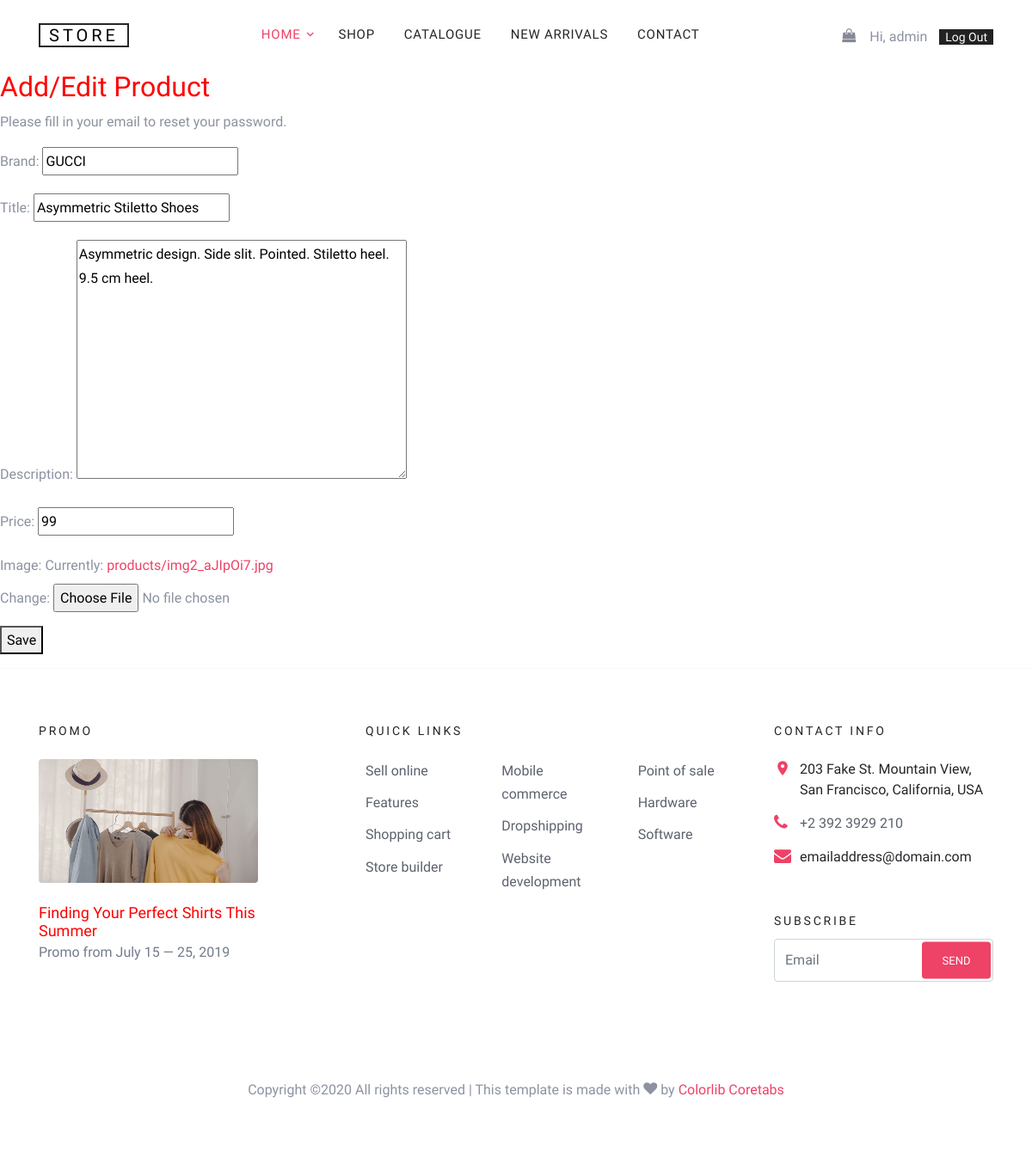
The app's page /products/edit/2/ (signed in) with its own data.
### products/models.py (models this page shows, shortened)
class Product(models.Model):
    brand = models.CharField(max_length=100)
    title = models.CharField(max_length=100)
    description = models.TextField(max_length=500, blank=True, null=True)
    price = models.PositiveIntegerField()
    image = models.ImageField(upload_to='products/', null=True)
    created_date = models.DateTimeField(default=now, editable=False)

### products/views.py (the view)
# urls.py: path('products/edit/<int:pk>/', product_edit, name='product_edit'),
def product_edit(request, pk):
    if request.user.is_authenticated and request.user.is_superuser:
        product = get_object_or_404(Product, pk=pk)
        if request.method == 'POST':
            form = AddProductForm(request.POST, request.FILES, instance=product)
            if form.is_valid():
                form.save()
                return render(request, 'products/product-add-successful.html')
        else:
            form = AddProductForm(instance=product)
        return render(request, 'products/product-add.html', {'form': form})
    else:
        return redirect('products_list')

### products/forms.py
class AddProductForm(ModelForm):
    class Meta:
        model = Product
        fields = ('brand', 'title', 'description', 'price', 'image')

### templates/products/product-add.html (shortened to what this page needs)
{% extends "base.html" %}
{% block content %}
<section class="form-section">
    <h2 class="section-headline">Add/Edit Product</h2>
    <p class="section-description">
        Please fill in your email to reset your password.
    </p>
    <div class="form">
        <form action="" method="post" enctype="multipart/form-data">
            {{ form.as_p }}
            <p>
                <button type="submit">Save</button>
            </p>
        </form>
    </div>
</section>
{% endblock %}

### templates/base.html (shortened to what this page needs)
{% load static %}
<!DOCTYPE html>
<html lang="en">
<head>
    <link rel="stylesheet" href="{% static 'fonts/icomoon/style.css' %}">
    <link rel="stylesheet" href="{% static 'css/bootstrap.min.css' %}">
    <link rel="stylesheet" href="{% static 'css/magnific-popup.css' %}">
    <link rel="stylesheet" href="{% static 'css/jquery-ui.css' %}">
    <link rel="stylesheet" href="{% static 'css/owl.carousel.min.css' %}">
    <link rel="stylesheet" href="{% static 'css/owl.theme.default.min.css' %}">
    <link rel="stylesheet" href="{% static 'css/aos.css' %}">
    <link rel="stylesheet" href="{% static 'css/style.css' %}">
</head>
<body>
<div class="site-wrap">
    <div class="site-navbar bg-white py-2">
        <div class="container">
            <div class="d-flex align-items-center justify-content-between">
                <div class="logo">
                    <div class="site-logo">
                        <a href="{% url 'home' %}" class="js-logo-clone">STORE</a>
                    </div>
                </div>
                <div class="main-nav d-none d-lg-block">
                    <nav class="site-navigation text-right text-md-center" role="navigation">
                        <ul class="site-menu js-clone-nav d-none d-lg-block">
                            <li class="has-children active">
                                <a href="{% url 'home' %}">Home</a>
                            </li>
                            <li><a href="/products/">Shop</a></li>
                            <li><a href="#">Catalogue</a></li>
                            <li><a href="#">New Arrivals</a></li>
                            <li><a href="#">Contact</a></li>
                        </ul>
                    </nav>
                </div>
                <div class="icons">
                    <a href="{% url 'cart' %}" class="icons-btn d-inline-block bag">
                        <span class="icon-shopping-bag"></span>
                    </a>
                    {% if user.is_authenticated %}
                    <span>Hi, {{ user.username }}</span>
                    <a href="{% url 'logout' %}" class="logout-btn">Log Out</a>
                    {% else %}
                    <a href="{% url 'login' %}">Login</a>
                    {% endif %}
                </div>
            </div>
        </div>
    </div>
    <main>
        {% block content %}{% endblock %}
    </main>
  <footer class="site-footer custom-border-top">
      <div class="container">
        <div class="row">
          <div class="col-md-6 col-lg-3 mb-4 mb-lg-0">
            <h3 class="footer-heading mb-4">Promo</h3>
            <a href="#" class="block-6">
              <img src="{% static 'images/about_1.jpg' %}" alt="Image placeholder" class="img-fluid rounded mb-4">
              <h3 class="font-weight-light  mb-0">Finding Your Perfect Shirts This Summer</h3>
              <p>Promo from  July 15 &mdash; 25, 2019</p>
            </a>
          </div>
          <div class="col-lg-5 ml-auto mb-5 mb-lg-0">
            <div class="row">
              <div class="col-md-12">
                <h3 class="footer-heading mb-4">Quick Links</h3>
              </div>
              <div class="col-md-6 col-lg-4">
                <ul class="list-unstyled">
                  <li><a href="#">Sell online</a></li>
                  <li><a href="#">Features</a></li>
                  <li><a href="#">Shopping cart</a></li>
                  <li><a href="#">Store builder</a></li>
                </ul>
              </div>
              <div class="col-md-6 col-lg-4">
                <ul class="list-unstyled">
                  <li><a href="#">Mobile commerce</a></li>
                  <li><a href="#">Dropshipping</a></li>
                  <li><a href="#">Website development</a></li>
                </ul>
              </div>
              <div class="col-md-6 col-lg-4">
                <ul class="list-unstyled">
                  <li><a href="#">Point of sale</a></li>
                  <li><a href="#">Hardware</a></li>
                  <li><a href="#">Software</a></li>
                </ul>
              </div>
            </div>
          </div>
          <div class="col-md-6 col-lg-3">
            <div class="block-5 mb-5">
              <h3 class="footer-heading mb-4">Contact Info</h3>
              <ul class="list-unstyled">
                <li class="address">203 Fake St. Mountain View, San Francisco, California, USA</li>
                <li class="phone"><a href="tel://23923929210">+2 392 3929 210</a></li>
                <li class="email">emailaddress@domain.com</li>
              </ul>
            </div>
            <div class="block-7">
              <form action="#" method="post">
                <label for="email_subscribe" class="footer-heading">Subscribe</label>
                <div class="form-group">
                  <input type="text" class="form-control py-4" id="email_subscribe" placeholder="Email">
                  <input type="submit" class="btn btn-sm btn-primary" value="Send">
                </div>
              </form>
            </div>
          </div>
        </div>
        <div class="row pt-5 mt-5 text-center">
          <div class="col-md-12">
            <p>
            Copyright &copy;<script>document.write(new Date().getFullYear());</script> All rights reserved | This template is made with <i class="icon-heart" aria-hidden="true"></i> by <a href="https://colorlib.com" target="_blank" class="text-primary">Colorlib</a>
           <a href="#">Coretabs</a>
            </p>
          </div>
        </div>
      </div>
    </footer>
  </div>
</body>
</html>
</html>

### static/css/style.css (style rules this page uses)
body { line-height: 1.7; color: #8c92a0; font-weight: 300; font-size: 16px; }
a { -webkit-transition: .3s all ease; -o-transition: .3s all ease; transition: .3s all ease; }
.site-wrap:before { -webkit-transition: .3s all ease-in-out; -o-transition: .3s all ease-in-out; transition: .3s all ease-in-out; background: rgba(0, 0, 0, 0.6); content: ""; position: absolute; z-index: 2000; top: 0; left: 0; right: 0; bottom: 0; opacity: 0; visibility: hidden; }
.btn { height: 43px; -webkit-transition: .3s all ease-in-out; -o-transition: .3s all ease-in-out; transition: .3s all ease-in-out; text-transform: uppercase; font-size: 13px; }
.form-control { height: 43px; }
.site-footer { padding: 4em 0; }
.site-footer ul li { margin-bottom: 10px; }
.site-footer ul li a { color: #5c626e; }
.site-footer .footer-heading { font-size: 14px; color: #25262a; letter-spacing: .2em; text-transform: uppercase; }
.site-logo a { text-transform: uppercase; letter-spacing: .2em; font-size: 20px; padding-left: 10px; padding-right: 10px; border: 2px solid #25262a; color: #000 !important; }
.icons-btn { display: inline-block; text-align: center; }
.icons-btn span { display: block; height: 40px; width: 40px; line-height: 40px; }
.site-navbar { background: #fff; margin-bottom: 0px; z-index: 1999; position: relative; background: #fff !important; }
.site-navbar a { color: #868995; }
.site-navbar .site-navigation .site-menu { margin-left: 0; padding-left: 0; margin-bottom: 0; }
.site-navbar .site-navigation .site-menu .active > a { color: #ee4266; }
.site-navbar .site-navigation .site-menu a { text-decoration: none !important; font-size: 15px; display: inline-block; }
.site-navbar .site-navigation .site-menu > li { display: inline-block; padding: 10px 5px; }
.site-navbar .site-navigation .site-menu > li > a { padding: 10px 10px; text-transform: uppercase; letter-spacing: .05em; color: #25262a; font-size: 15px; text-decoration: none !important; }
.site-navbar .site-navigation .site-menu .has-children { position: relative; }
.site-navbar .site-navigation .site-menu .has-children > a { position: relative; padding-right: 20px; }
.site-navbar .site-navigation .site-menu .has-children > a:before { position: absolute; content: "\e313"; font-size: 16px; top: 50%; right: 0; -webkit-transform: translateY(-50%); -ms-transform: translateY(-50%); transform: translateY(-50%); font-family: 'icomoon'; }
.site-navbar .site-navigation .site-menu .has-children a { text-transform: uppercase; }
.site-mobile-menu .site-mobile-menu-header .site-mobile-menu-logo a { display: inline-block; text-transform: uppercase; color: #25262a; letter-spacing: .2em; font-size: 20px; padding-left: 10px; padding-right: 10px; border: 2px solid #25262a; }
.site-mobile-menu .site-nav-wrap { padding: 0; margin: 0; list-style: none; position: relative; }
.site-mobile-menu .site-nav-wrap a { padding: 10px 20px; display: block; position: relative; color: #212529; }
.site-mobile-menu .site-nav-wrap li { position: relative; display: block; }
.site-mobile-menu .site-nav-wrap li.active > a { color: #ee4266; }
.site-mobile-menu .site-nav-wrap > li { display: block; position: relative; float: left; width: 100%; }
.site-mobile-menu .site-nav-wrap > li > a { padding-left: 20px; font-size: 20px; }
.block-5 ul, .block-5 ul li { list-style: none; padding: 0; margin: 0; line-height: 1.5; }
.block-5 ul li { padding-left: 30px; position: relative; margin-bottom: 15px; color: #25262a; }
.block-5 ul li:before { top: 0; font-family: "icomoon"; content: ""; position: absolute; left: 0; font-size: 20px; line-height: 1; color: #ee4266; }
.block-5 ul li.address:before { content: "\e8b4"; }
.block-5 ul li.email:before { content: "\f0e0"; }
.block-5 ul li.phone:before { content: "\f095"; }
.block-6 { display: block; }
.block-6 img { display: block; }
.block-6 h3 { font-size: 18px; }
.block-6 p { color: #737b8a; }
.block-7 .form-group { position: relative; }
.block-7 .form-control { padding-right: 96px; }
.block-7 .btn { position: absolute; width: 80px; top: 50%; -webkit-transform: translateY(-50%); -ms-transform: translateY(-50%); transform: translateY(-50%); right: 3px; }
.bag { position: relative; }
.custom-border-top { border-top: 1px solid #f9f9f9; }
.logout-btn { background:#222; color:#fff !important; padding: 1px 7px; font-size:14px; margin-left:10px; }

### records on screen
Product: brand "GUCCI", title "Asymmetric Stiletto Shoes", description "Asymmetric design. Side slit. Pointed. Stiletto heel. 9.5 cm heel.", price "99"

### other values on screen
{{ user.username }} "admin"
